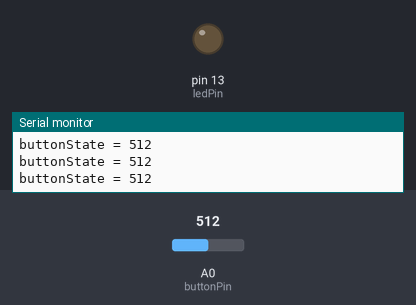
Bench run of a sketch on a simulated Arduino Uno, built with avr-gcc and run on an emulated ATmega328P. On the bench: output pins drawn as LEDs (lit = HIGH), the last lines printed to the serial monitor. The test bench sets the inputs (shaded band); at power-on: A0 (buttonPin) = 512.

Above: at 1.2 s.
1.3 s: A0 (buttonPin) set to 0
At 2.0 s:
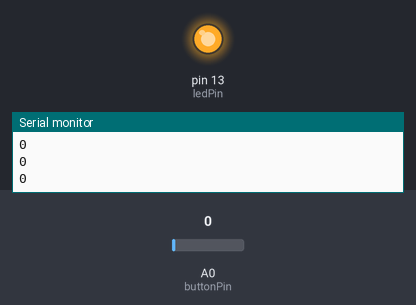
2.8 s: A0 (buttonPin) set to 1023
At 3.2 s:
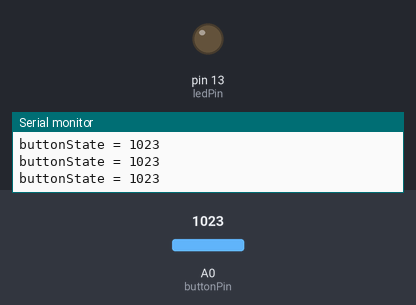
Timing chart, 0 to 5.8 s (numbered marks = the images above; inputs shaded):
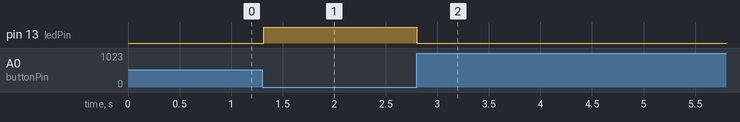

The sketch:

Lab1.ino
```cpp
const int buttonPin = A0;
const int ledPin = 13;
int buttonState = 0;
void setup() {
  pinMode(ledPin, OUTPUT);
  pinMode(buttonPin, INPUT);
  Serial.begin(9600);
}
// 初始化LED为输出模式 //初始化 按钮模块为输 模式
void loop(){
  buttonState =analogRead(buttonPin);// 读取按键状态 delay(1000);
  // 检查按键是否被按下
  if(buttonState == LOW) {
    digitalWrite(ledPin, HIGH);// 点亮LED Serial.print("buttonState = ");
    Serial.println(buttonState);
  } else {
    digitalWrite(ledPin, LOW);//熄灭LED
    Serial.print("buttonState = ");
    Serial.println(buttonState);
  }
}
```

Measured:
- after the input at 1.3 s, pin 13 (ledPin): LOW → HIGH at once
- after the input at 2.8 s, pin 13 (ledPin): HIGH → LOW at once
